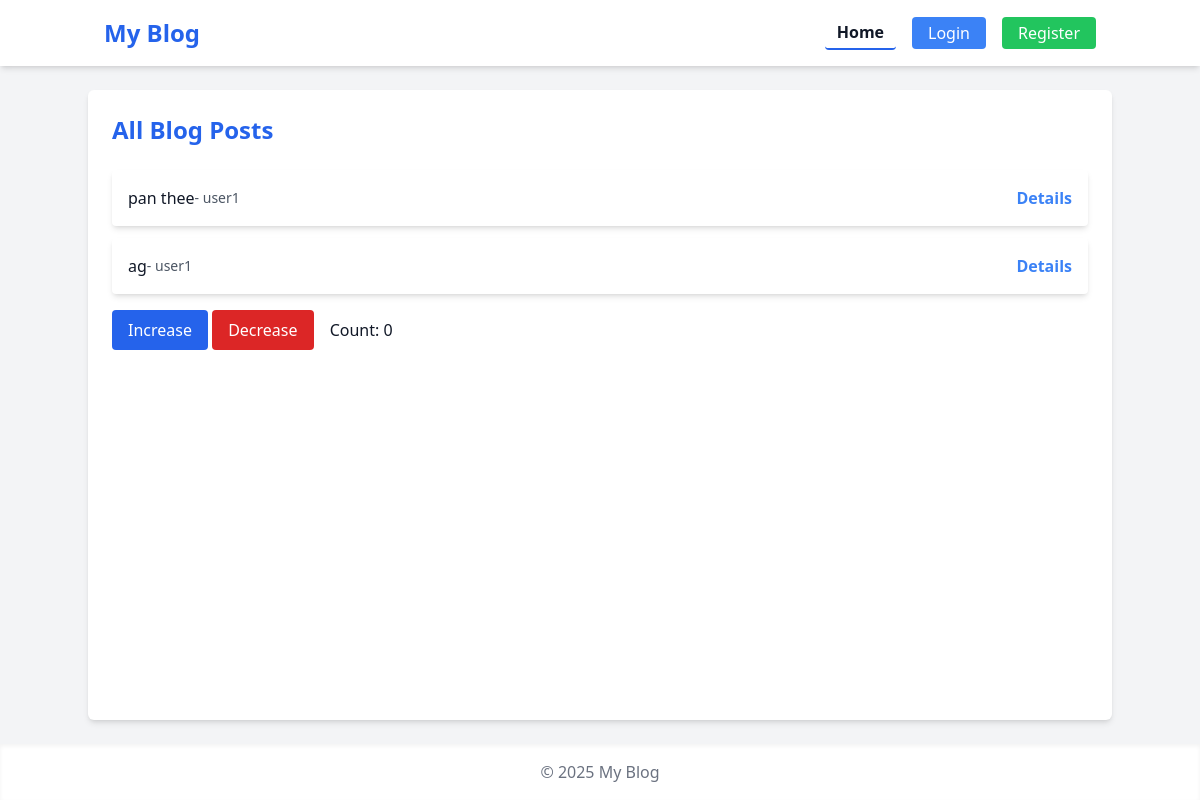
The app's page /, older data.
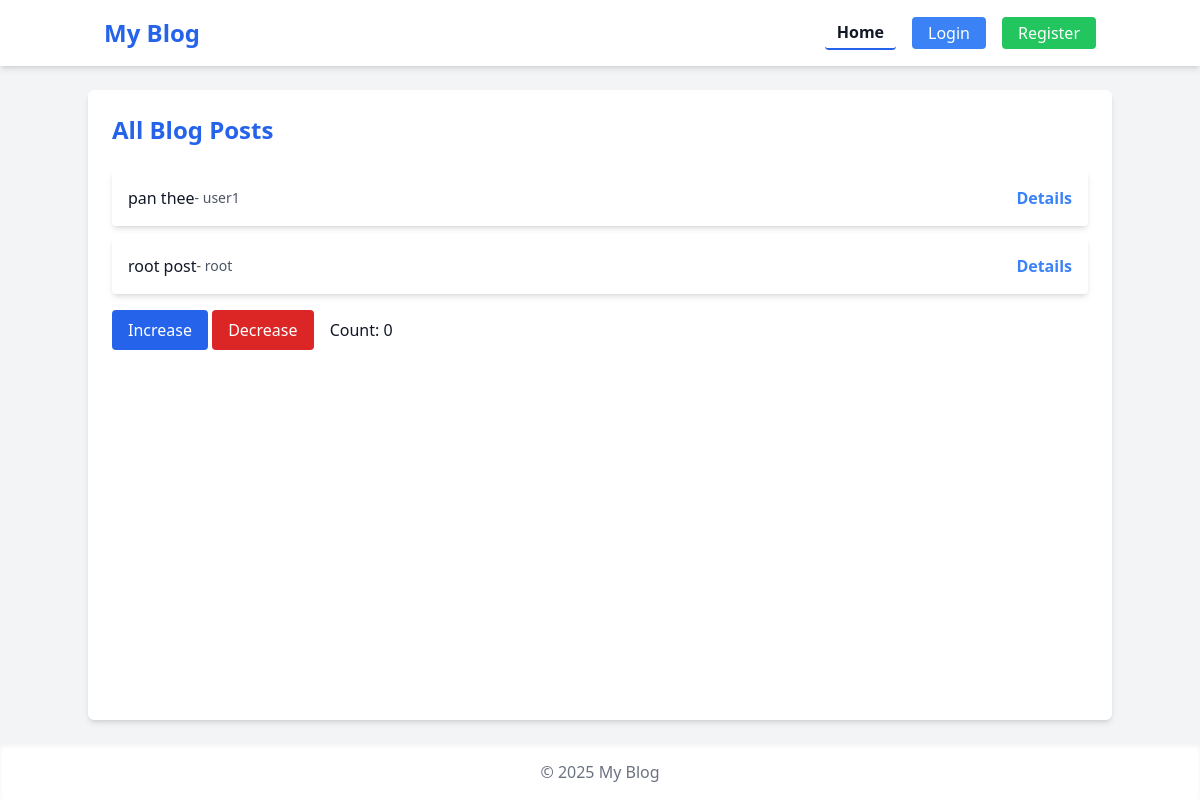
The same page, newer data.
### blog/models.py (models this page shows, shortened)
class Post(models.Model):
    title = models.CharField(max_length=200)
    slug = models.SlugField(unique=True)
    content = models.TextField()
    category = models.ForeignKey(Category, on_delete=models.CASCADE)
    author = models.ForeignKey(User, on_delete=models.CASCADE, related_name='posts')
    created_at = models.DateTimeField(auto_now_add=True)

### blog/views.py (the view)
# urls.py: path("", views.post_list, name="post_list"),
def post_list(request):
    posts = Post.objects.all()
    return render(request, "blog/post_list.html", {"posts": posts})

### blog/templates/blog/post_list.html
{% extends "base.html" %} {% block content %}
<h2 class="text-2xl font-bold mb-6 text-blue-600">All Blog Posts</h2>
<ul class="space-y-3">
  {% for post in posts %}
  <li
    class="p-4 bg-white rounded shadow-md hover:shadow-lg transition duration-200"
  >
    <div class="flex justify-between">
      <div class="flex items-center">
        <div>{{ post.title }}</div>
        <span class="text-gray-600 text-sm">- {{ post.author.username }}</span>
      </div>
      <a
        href="{% url 'post_detail' post.slug %}"
        class="text-blue-500 font-semibold hover:underline"
      >
        Details
      </a>
    </div>
  </li>
  {% empty %}
  <li class="text-gray-500">No posts yet.</li>
  {% endfor %}
</ul>
{% endblock %}

Row changes from the older to the newer data that the page shows:
removed Post: title "ag", author.username "user1"
added Post: title "root post", author.username "root"
